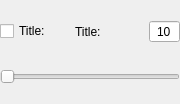
<?xml version="1.0" encoding="UTF-8"?>
<ui version="4.0">
 <class>SliderBox</class>
 <widget class="QWidget" name="SliderBox">
  <property name="geometry">
   <rect>
    <x>0</x>
    <y>0</y>
    <width>180</width>
    <height>104</height>
   </rect>
  </property>
  <property name="windowTitle">
   <string>Form</string>
  </property>
  <layout class="QVBoxLayout" name="verticalLayout">
   <property name="leftMargin">
    <number>0</number>
   </property>
   <property name="topMargin">
    <number>0</number>
   </property>
   <property name="rightMargin">
    <number>0</number>
   </property>
   <property name="bottomMargin">
    <number>0</number>
   </property>
   <item>
    <layout class="QHBoxLayout" name="horizontalLayout_15" stretch="0,0,1">
     <item>
      <widget class="QCheckBox" name="chkTitle">
       <property name="text">
        <string>Title:</string>
       </property>
      </widget>
     </item>
     <item>
      <widget class="QLabel" name="lblTitle">
       <property name="text">
        <string>Title:</string>
       </property>
      </widget>
     </item>
     <item>
      <widget class="QSpinBox" name="txtValue">
       <property name="sizePolicy">
        <sizepolicy hsizetype="Maximum" vsizetype="Fixed">
         <horstretch>0</horstretch>
         <verstretch>0</verstretch>
        </sizepolicy>
       </property>
       <property name="alignment">
        <set>Qt::AlignCenter</set>
       </property>
       <property name="buttonSymbols">
        <enum>QAbstractSpinBox::NoButtons</enum>
       </property>
       <property name="minimum">
        <number>10</number>
       </property>
       <property name="maximum">
        <number>200</number>
       </property>
      </widget>
     </item>
    </layout>
   </item>
   <item>
    <widget class="Slider" name="sliValue">
     <property name="minimum">
      <number>10</number>
     </property>
     <property name="maximum">
      <number>200</number>
     </property>
     <property name="orientation">
      <enum>Qt::Horizontal</enum>
     </property>
    </widget>
   </item>
  </layout>
 </widget>
 <customwidgets>
  <customwidget>
   <class>Slider</class>
   <extends>QSlider</extends>
   <header>widgets/slider.h</header>
  </customwidget>
 </customwidgets>
 <resources/>
 <connections/>
</ui>
